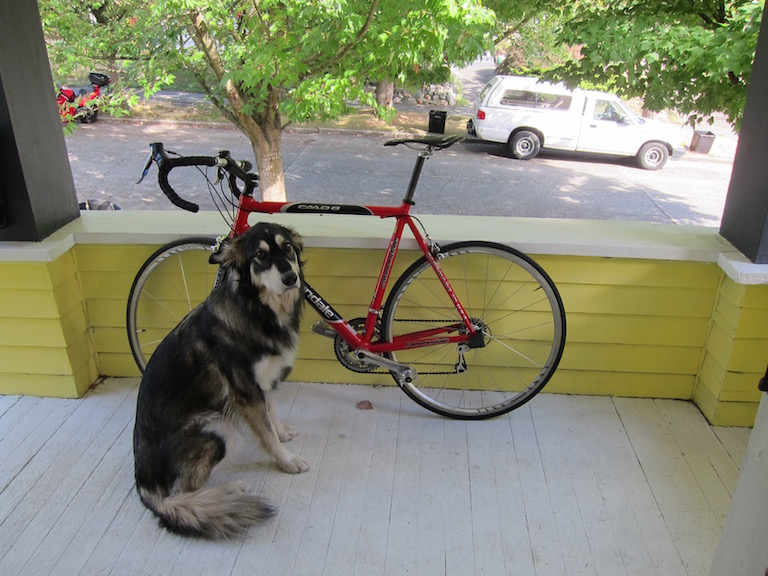
#> input picture Yolo/files/images/dog.jpg, 768 x 576 px
$ jupyter execute --allow-errors 'Yolo Object detection new.ipynb'
#> lines starting #> are read from the running program, lines starting #| are printed output that depends on the picture
[cell 1]
# yolo: you only look ones
# ssd: single short detection
# here we are using yolo3: darknet
# currently we have yolo8 version
# Here i will explain from very scratch
# but yolo8 has package available now: ultralytics

# cfg: configuration file
#      It has model architecture
#      how many layers
#      how many convolution
#      batch size/learning rate/ optimizer

# It is Transfer learning, we are not developing the model from scratch

# weight file:
#     after develop the model we have weight file

# coco: is a dataset name on which the model devloped
# coco.names files

https://github.com/pjreddie/darknet/blob/master/cfg/yolov3-tiny.cfg

[cell 2]
# custom training: we will finetune exist model using our own data
# We are not training the model
# Your concentartion
# If you see any code, you need to undestand each and every line

[cell 3]
import cv2
import numpy as np
import matplotlib.pyplot as plt
import os

[cell 4]
#cv2.dnn.readNet("./yolov3-tiny.weights","./yolov3-tiny.cfg")

[cell 5]
modelConf="yolov3-tiny.cfg"
modelWeights="yolov3-tiny.weights"
#> (the rest of this cell did not finish here and is left out)

[cell 6]
# classesFile="coco.names"
# with open(classesFile,'rt') as f:
#     classes = f.read().rstrip('\n').split('\n')
# classes

[cell 7]
classesFile="coco.names"
with open(classesFile,'rt') as f:
#> (reads Yolo/files/coco.names from the repository)
    classes = f.read().rstrip('\n').split('\n')
classes

[cell 8]
len(classes) # number of classes

#> (a cell that did not finish here is left out)

#> (a cell that did not finish here is left out)

[cell 11]
#l

#> (a cell that did not finish here is left out)

#> (a cell that did not finish here is left out)

#> (a cell that did not finish here is left out)

### blobfromImage() function

It returns a 4-dimensional array/blob for the input image.
You can additionally use it to preprocess your image to match your input requirements.
You can use its different parameters to transform your image,

so let’s discuss all its parameters:

**image**

- This is the image that we want to preprocess (for our model)

**scalefactor**

- scale factor basically multiplies(scales) our image channels. And remember that it scales it down by a factor of 1/n, where n is the scalefactor you provided.

**size**

- this is the target size that we want our image to become. Most common CNNs use 224×224 or 229×229 pixels as their input image array, but you can set it to meet your model requirements.

**mean**

- this is the mean subtracting values. You can input a single value or a 3-item tuple for each channel RGB, it will basically subtract the mean value from all the channels accordingly, this is done to normalize our pixel values. Note: mean argument utilizes the RGB sequence

**swapRB**

   - OpenCV by default reads an image in BGR format, but as I mentioned above that the mean argument takes in the values in RGB sequence, so to prevent any disruption this function, as the name implies swaps the red and blue channels. ( i.e why its default value is True)

[cell 15]
frame=cv2.imread('./images/dog.jpg')
#> frame is the input picture: shape (576, 768, 3); mean B, G, R 114.1, 135.7, 134.4
frame.shape
#> Out = (576, 768, 3)

[cell 16]
# reshape the image
inpWidth = 416
inpHeight = 416
frame=cv2.imread('./images/dog.jpg')
# generally image will take as BGR we need to change RGB
blob = cv2.dnn.blobFromImage(frame,
                             1/255,  # scaling
                             (inpWidth, inpHeight),# reshape
                             [0,0,0],# colours
                             1, # depth
                             crop = False) # pass the image

[cell 17]
# Change BGR to RGB
img = cv2.cvtColor(frame, cv2.COLOR_BGR2RGB)
plt.imshow(img)

[cell 18]
frame.shape
#> Out = (576, 768, 3)

[cell 19]
blob.shape # blob will take in revrse
#> Out = (1, 3, 416, 416)

[cell 20]
blob[0].shape
#> Out = (3, 416, 416)

[cell 21]
im=blob[0].reshape(416,416,3)
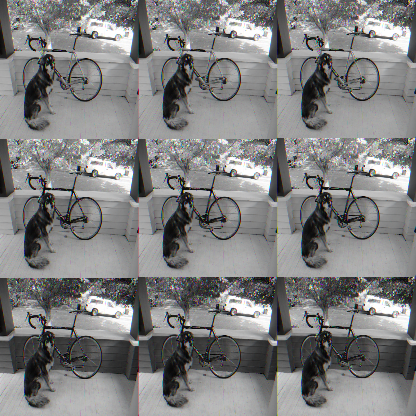
#> im: shape (416, 416, 3) float32; mean of channels 0, 1, 2 0.502, 0.502, 0.502; drawn as B, G, R
plt.imshow(im)
